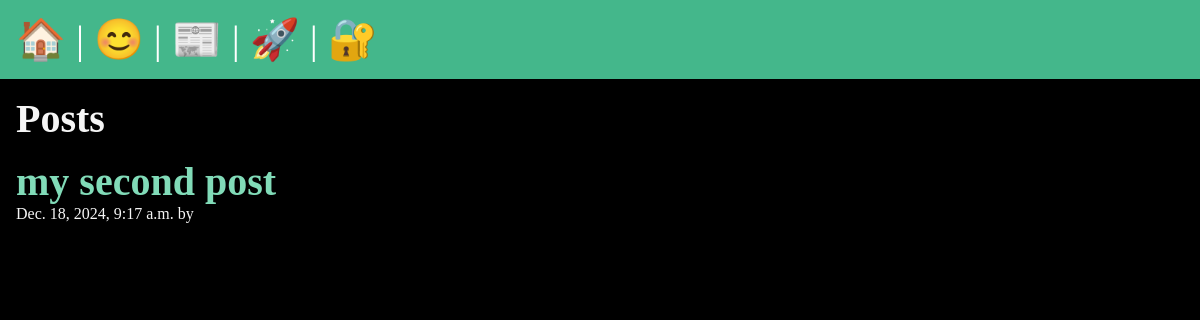
The app's page /posts/, older data.
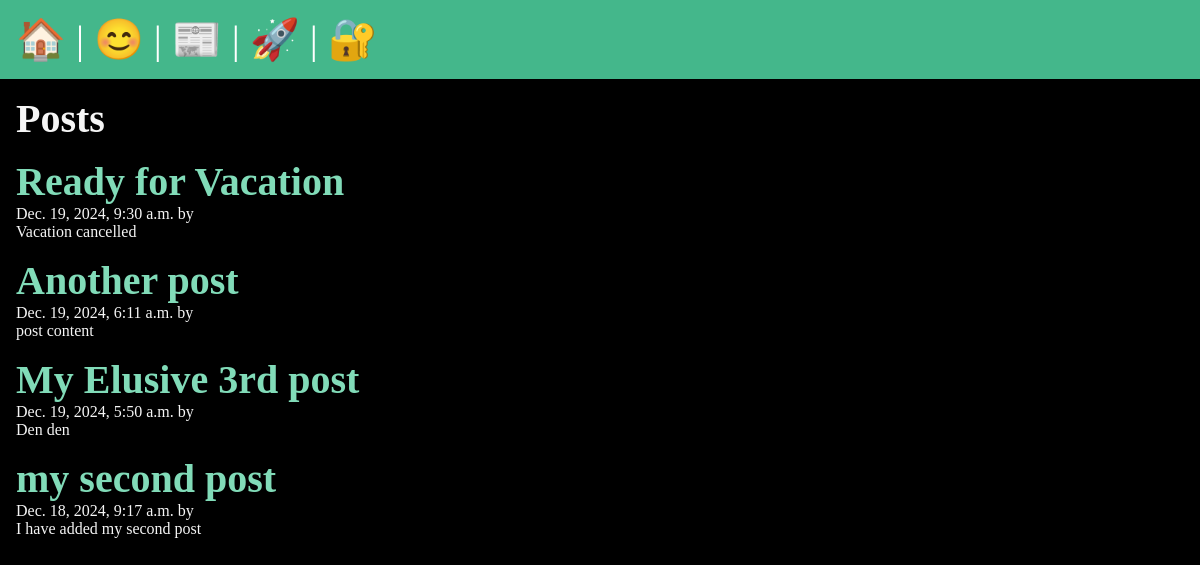
The same page, newer data.
### posts/models.py (models this page shows, shortened)
class Post(models.Model):
    title = models.CharField(max_length=75)
    body = models.TextField()
    slug = models.SlugField()
    date = models.DateTimeField(auto_now_add=True)
    banner = models.ImageField(default='fallback.png', blank=True)
    author = models.ForeignKey(User, on_delete=models.CASCADE, default=None)

### posts/views.py (the view)
def post_list(request):
    posts = Post.objects.all().order_by('-date')
    return render(request, 'posts/posts_list.html', { 'posts': posts })

### posts/templates/posts/posts_list.html (shortened to what this page needs)
{% extends 'layout.html' %}
{% block content %}
    <section>
        <h1>Posts</h1>
        {% for post in posts %}
            <article class="post">
                <h2>
                    <a href="{% url 'posts:page' slug=post.slug %}">
                        {{post.title}}
                    </a>
                </h2>
                <p>{{post.date}} by {{post.author}} </p>
                <p>{{post.body}}</p>
            </article>
        {% endfor %}
    </section>
{% endblock %}

### templates/layout.html (shortened to what this page needs)
<!DOCTYPE html>
{% load static %}
<html lang="en">
<head>
    <link rel="stylesheet" href="{% static 'css/style.css' %}">
</head>
<body>
    <nav>
        <a href="/">
          <span role="img" aria-label="Home" title="Home">🏠</span>
        </a> |
        <a href="/about">
            <span role="img" aria-label="About" title="About">😊</span>
        </a> |
        <a href="{% url 'posts:list' %}">
            <span role="img" aria-label="Posts" title="Posts">📰</span>
        </a> |
        {% if user.is_authenticated %}
            <a href="{% url 'posts:new-post' %}">
                <span role="img" aria-label="New Post" title="New Post">🆕</span>
            </a> |
            <form class="logout" action="{% url 'users:logout' %}" method="post">
                {% csrf_token %}
                <button class="logout-button" aria-label="User Logout" title="User Logout">👋</button>
            </form>
        {% else %}
            <a href="{% url 'users:register' %}">
                <span role="img" aria-label="Register" title="Register">🚀</span>
            </a> |
            <a href="{% url 'users:login' %}">
                <span role="img" aria-label="Login" title="Login">🔐</span>
            </a>
        {% endif %}
    </nav>
    <main>
        {% block content %}
        {% endblock %}
    </main>
</body>
</html>

### static/css/style.css (style rules this page uses)
* { margin: 0; padding: 0; box-sizing: border-box; }
body { min-height: 100vh; background-color: black; color: whitesmoke; font-size: 3rem; }
nav { padding: 1rem; background-color: #44B78B; color: white; font-size: 2.5rem; }
main { padding: 1rem; }
section { display: flex; flex-flow: column; gap: 1rem; }
h1, h2 { font-size: 2.5rem; }
p { font-size: 1rem; }
a { text-decoration: none; color: #81dbb8; }

Row changes from the older to the newer data that the page shows:
added Post: title "Ready for Vacation", date "Dec. 19, 2024, 9:30 a.m.", body "Vacation cancelled"
added Post: title "Another post", date "Dec. 19, 2024, 6:11 a.m.", body "post content"
added Post: title "My Elusive 3rd post", date "Dec. 19, 2024, 5:50 a.m.", body "Den den"
changed Post "my second post": body (not shown) → "I have added my second post"
